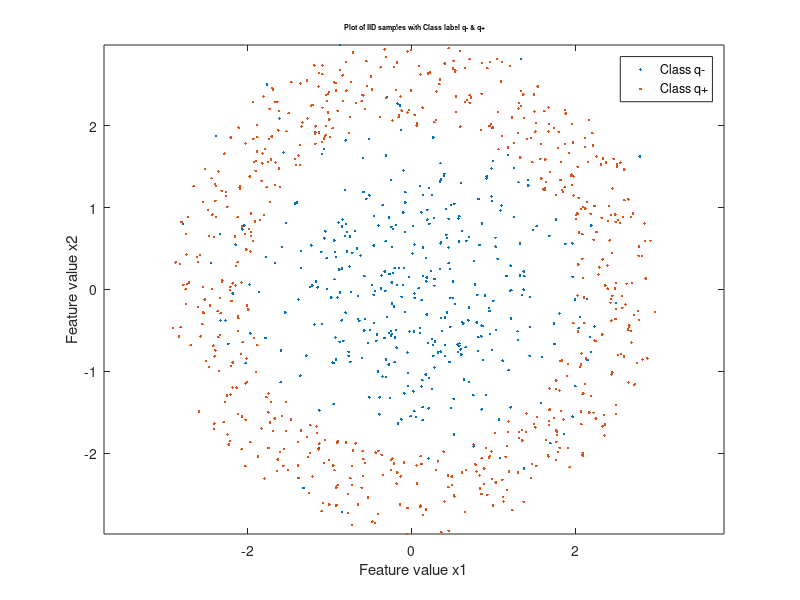

This chart was generated by the following MATLAB code: (Note: this script raises an error after producing the figure.)
clc; close all; clear all;
m1 = [0;0]; Sigma1 = eye(2); % mean and covariance of data pdf conditioned on label 3
classPriors = [0.35,0.65]; thr = [0,cumsum(classPriors)];
N = 1000; u = rand(1,N); L = zeros(1,N); x = zeros(2,N);
figure(1),clf, colorList = 'rb';
gtrue=zeros(1,2);
for l = 1:2 
    indices = find(thr(l)<=u & u<thr(l+1)); % if u happens to be precisely 1, that sample will get omitted - needs to be fixed
    L(1,indices) = l*ones(1,length(indices));
    if (l==1)
        x(:,indices) = mvnrnd(m1,Sigma1,length(indices))';
    else
        r = 2+1.*rand(1,length(indices));
        alpha = -pi + (2*pi).*rand(1,length(indices));
        x(1,indices) = r.*cos(alpha);
        x(2,indices) = r.*sin(alpha);
    end
    figure(1), plot(x(1,indices),x(2,indices),'.','MarkerFaceColor',colorList(l)); axis equal, hold on,
    ylabel('Feature value x2');
    xlabel('Feature value x1');
    title(['\fontsize{7} Plot of IID samples with Class label q- & q+']);
    legend('Class q-','Class q+');
    gtrue(1,l)=length(indices);
    disp('Number of samples generated for Class:');
    disp(l);
    disp(length(indices));
end


model2=fitcsvm(x',L','KernelFunction','gaussian','OptimizeHyperparameters','auto');
mdl1=crossval(model2,'KFold',10);
min_loss1=kfoldLoss(mdl1);

model3=fitcsvm(x',L','KernelFunction','gaussian','BoxConstraint',model2.BoxConstraints(1),'KernelScale',model2.KernelParameters.Scale);
predict_label_training=predict(model3,x');
n=0;
for i=1:N
    if L(1,i)~=predict_label_training(i,1)
        n=n+1;
    end
end
disp(' The number of Misclassification errors in training set:');
disp(n);
disp('Probability of error in training set:');
disp(n/1000);
for l = 1:2 
    indices = find(predict_label_training(:,1)==l);
    figure(4), plot(x(1,indices),x(2,indices),'.','MarkerFaceColor',colorList(l)); axis equal, hold on,
    ylabel('Feature value x2');
    xlabel('Feature value x1');
    title(['\fontsize{7} Plot of IID samples with Inferred Class labels q- & q+']);
    legend(' Inferred Class q-','Inferred Class q+');
    disp('Number of samples inferred as Class:');
    disp(l);
    disp(length(indices));
end

%Generate Test data set
N = 1000; u_test = rand(1,N); L_test = zeros(1,N); x_test = zeros(2,N);
figure(3),clf, colorList = 'rb';
gtrue_test=zeros(1,2);

for l = 1:2 
    indices = find(thr(l)<=u_test & u_test<thr(l+1)); % if u happens to be precisely 1, that sample will get omitted - needs to be fixed
    L_test(1,indices) = l*ones(1,length(indices));
    if (l==1)
        x_test(:,indices) = mvnrnd(m1,Sigma1,length(indices))';
    else
        r = 2+1.*rand(1,length(indices));
        alpha = -pi + (2*pi).*rand(1,length(indices));
        x_test(1,indices) = r.*cos(alpha);
        x_test(2,indices) = r.*sin(alpha);
    end
    figure(5), plot(x_test(1,indices),x_test(2,indices),'.','MarkerFaceColor',colorList(l)); axis equal, hold on,
    ylabel('Feature value x2');
    xlabel('Feature value x1');
    title(['\fontsize{7} Plot of IID Test samples with Class label q- & q+']);
    legend('Class q-','Class q+');
    gtrue_test(1,l)=length(indices);
    disp('Number of Test samples generated for Class:');
    disp(l);
    disp(length(indices));
end
model4=fitcsvm(x_test',L_test','KernelFunction','gaussian','BoxConstraint',model2.BoxConstraints(1),'KernelScale',model2.KernelParameters.Scale);
predict_label_test=predict(model4,x_test');
n=0;
for i=1:N
    if L_test(1,i)~=predict_label_test(i,1)
        n=n+1;
    end
end
disp(' The number of Misclassification errors in Test set:');
disp(n);
disp('Probability of error in Test set:');
disp(n/1000);
for l = 1:2 
    indices = find(predict_label_test(:,1)==l);
    figure(6), plot(x_test(1,indices),x_test(2,indices),'.','MarkerFaceColor',colorList(l)); axis equal, hold on,
    ylabel('Feature value x2');
    xlabel('Feature value x1');
    title(['\fontsize{7} Plot of inferred Test IID samples with Inferred Class labels q- & q+']);
    legend(' Inferred Class q-','Inferred Class q+');
    disp('Number of Test samples inferred as Class:');
    disp(l);
    disp(length(indices));
end



